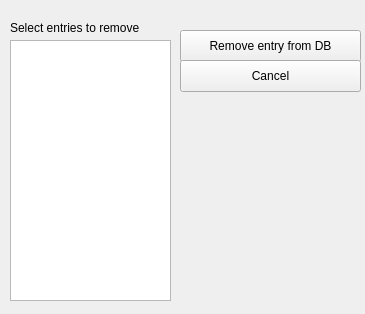
<?xml version="1.0" encoding="UTF-8"?>
<ui version="4.0">
 <class>Form</class>
 <widget class="QWidget" name="Form">
  <property name="geometry">
   <rect>
    <x>0</x>
    <y>0</y>
    <width>365</width>
    <height>314</height>
   </rect>
  </property>
  <property name="windowTitle">
   <string>Remove entry</string>
  </property>
  <widget class="QLabel" name="label">
   <property name="geometry">
    <rect>
     <x>10</x>
     <y>20</y>
     <width>181</width>
     <height>16</height>
    </rect>
   </property>
   <property name="text">
    <string>Select entries to remove</string>
   </property>
  </widget>
  <widget class="QPushButton" name="remove_pushButton">
   <property name="geometry">
    <rect>
     <x>180</x>
     <y>30</y>
     <width>181</width>
     <height>32</height>
    </rect>
   </property>
   <property name="text">
    <string>Remove entry from DB</string>
   </property>
  </widget>
  <widget class="QPushButton" name="pushButton">
   <property name="geometry">
    <rect>
     <x>180</x>
     <y>60</y>
     <width>181</width>
     <height>32</height>
    </rect>
   </property>
   <property name="text">
    <string>Cancel</string>
   </property>
  </widget>
  <widget class="QListWidget" name="listWidget">
   <property name="geometry">
    <rect>
     <x>10</x>
     <y>40</y>
     <width>161</width>
     <height>261</height>
    </rect>
   </property>
  </widget>
 </widget>
 <resources/>
 <connections/>
</ui>
